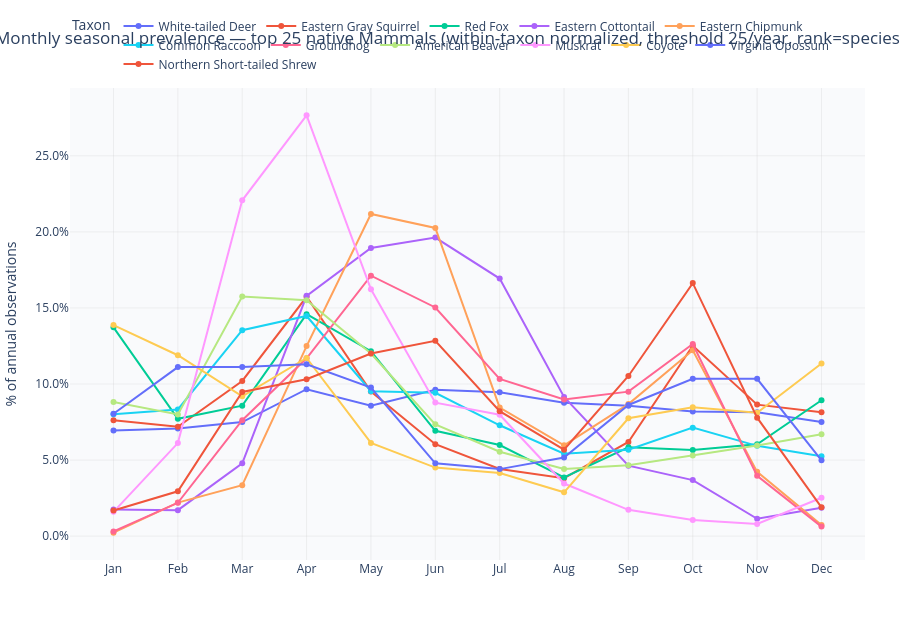

Source (notebook cell):
### Code cell
# -- Tier 3: Top species for selected subgroup --
# Select a single subgroup to drill into.
# Uses species_counts + year histogram + per-species monthly histograms.

selected_subgroup_keys = list(subgroup_selector.value)
if not selected_subgroup_keys:
    print('Tier 3 skipped: select one subgroup in the Subgroups widget to run species detail.')
else:
    if len(selected_subgroup_keys) > 1:
        print('Multiple subgroups selected; using the first selection for Tier 3 detail.')

    # Tier 3 fetches one subgroup at a time to minimize API load
    tier3_key = selected_subgroup_keys[0]
    tier3_entry = get_seasonal_taxon_by_key(tier3_key)

    top_taxa_df, monthly_taxa_df = fetch_top_seasonal_taxa(
        tier3_entry,
        PIEDMONT_PLACE_IDS,
        session=session,
        top_n=TOP_N,
        min_obs_per_year=MIN_OBS_PER_YEAR,
        tier3_rank=TIER3_RANK,
        native=True,
        cache_path=CACHE_PATH,
        cache_tag=CACHE_TAG,
        cache_max_age_days=CACHE_MAX_AGE_DAYS,
        refresh_cache=REFRESH_CACHE,
    )

    print(f"Tier 3 species detail for: {tier3_entry['title_label']}")
    if not top_taxa_df.empty:
        preview = top_taxa_df.copy()
        preview['taxon_name'] = preview['taxon_name'].fillna(preview['display_label']).fillna(preview['taxon_id'].apply(lambda x: f'Taxon {int(x)}'))
        preview['common_name'] = preview['common_name'].fillna('')
        preview['taxon_rank'] = preview['taxon_rank'].fillna('(rank unavailable)')
        preview = preview[
            ['common_name', 'taxon_name', 'taxon_rank', 'taxon_id', 'total_obs']
        ].sort_values('total_obs', ascending=False)
        print(f"  Retained {len(top_taxa_df)} taxa (threshold: {MIN_OBS_PER_YEAR}/year)")
        print(f"  Missing common names: {int(top_taxa_df['common_name'].isna().sum())}")
        print(f"  Missing taxon ranks: {int(top_taxa_df['taxon_rank'].isna().sum())}")
        print()
        print(preview.to_string(index=False))
    else:
        print('  No taxa met threshold.')

    # -- Tier 3 chart: monthly species prevalence (within-taxon normalized) --
    month_order = ['Jan', 'Feb', 'Mar', 'Apr', 'May', 'Jun',
                   'Jul', 'Aug', 'Sep', 'Oct', 'Nov', 'Dec']

    if monthly_taxa_df.empty:
        print(f"No species passed threshold for {tier3_entry['title_label']}.")
    else:
        plot_df = monthly_taxa_df.copy()
        plot_df['month_name'] = plot_df['month'].apply(lambda m: month_order[m - 1])
        plot_df['month_name'] = pd.Categorical(plot_df['month_name'], categories=month_order, ordered=True)
        plot_df['label'] = (
            plot_df['display_label']
            .fillna(plot_df['common_name'])
            .fillna(plot_df['taxon_name'])
            .fillna(plot_df['taxon_id'].apply(lambda x: f'Taxon {int(x)}'))
        )

        analysis_mode = tier3_entry.get('analysis_mode', 'seasonality')
        if analysis_mode == 'phenology':
            title_prefix = 'Monthly phenology prevalence'
        else:
            title_prefix = 'Monthly seasonal prevalence'

        fig = px.line(
            plot_df.sort_values('month'),
            x='month_name',
            y='fraction',
            color='label',
            markers=True,
            category_orders={'month_name': month_order},
            labels={
                'month_name': '',
                'fraction': '% of annual observations',
                'label': 'Taxon',
            },
        )

        title = (
            f"{title_prefix} — top {TOP_N} native {tier3_entry['title_label']} "
            f"(within-taxon normalized, threshold {MIN_OBS_PER_YEAR}/year, rank={TIER3_RANK})"
        )
        fig = apply_plot_style(fig, title_text=title, height=620)
        fig.update_yaxes(tickformat='.1%')
        fig.show()

print('\nRun on: '+dt.datetime.now().strftime('%Y-%m-%d %H:%M:%S'))

### Figure 1 — Plotly figure (JSON) as saved in the notebook; plotly's stock layout.template omitted (floating-point values rounded to 4 significant figures)
{"data": [{"hovertemplate": "Taxon=White-tailed Deer<br>=%{x}<br>% of annual observations=%{y}<extra></extra>", "legendgroup": "White-tailed Deer", "line": {"color": "#636efa", "dash": "solid"}, "marker": {"symbol": "circle"}, "mode": "lines+markers", "name": "White-tailed Deer", "orientation": "v", "showlegend": true, "type": "scatter", "x": ["Jan", "Feb", "Mar", "Apr", "May", "Jun", "Jul", "Aug", "Sep", "Oct", "Nov", "Dec"], "xaxis": "x", "y": [0.0694, 0.07069, 0.07498, 0.09658, 0.08566, 0.09625, 0.09456, 0.08776, 0.08566, 0.08194, 0.08145, 0.07506], "yaxis": "y"}, {"hovertemplate": "Taxon=Eastern Gray Squirrel<br>=%{x}<br>% of annual observations=%{y}<extra></extra>", "legendgroup": "Eastern Gray Squirrel", "line": {"color": "#EF553B", "dash": "solid"}, "marker": {"symbol": "circle"}, "mode": "lines+markers", "name": "Eastern Gray Squirrel", "orientation": "v", "showlegend": true, "type": "scatter", "x": ["Jan", "Feb", "Mar", "Apr", "May", "Jun", "Jul", "Aug", "Sep", "Oct", "Nov", "Dec"], "xaxis": "x", "y": [0.07612, 0.07186, 0.102, 0.1573, 0.09509, 0.06043, 0.04414, 0.03806, 0.06189, 0.1251, 0.08645, 0.08147], "yaxis": "y"}, {"hovertemplate": "Taxon=Red Fox<br>=%{x}<br>% of annual observations=%{y}<extra></extra>", "legendgroup": "Red Fox", "line": {"color": "#00cc96", "dash": "solid"}, "marker": {"symbol": "circle"}, "mode": "lines+markers", "name": "Red Fox", "orientation": "v", "showlegend": true, "type": "scatter", "x": ["Jan", "Feb", "Mar", "Apr", "May", "Jun", "Jul", "Aug", "Sep", "Oct", "Nov", "Dec"], "xaxis": "x", "y": [0.1373, 0.07714, 0.08577, 0.1459, 0.1215, 0.06927, 0.05988, 0.03857, 0.05836, 0.05658, 0.06039, 0.08932], "yaxis": "y"}, {"hovertemplate": "Taxon=Eastern Cottontail<br>=%{x}<br>% of annual observations=%{y}<extra></extra>", "legendgroup": "Eastern Cottontail", "line": {"color": "#ab63fa", "dash": "solid"}, "marker": {"symbol": "circle"}, "mode": "lines+markers", "name": "Eastern Cottontail", "orientation": "v", "showlegend": true, "type": "scatter", "x": ["Jan", "Feb", "Mar", "Apr", "May", "Jun", "Jul", "Aug", "Sep", "Oct", "Nov", "Dec"], "xaxis": "x", "y": [0.01746, 0.01708, 0.04784, 0.1579, 0.1894, 0.1963, 0.1693, 0.0915, 0.04632, 0.03683, 0.01139, 0.0186], "yaxis": "y"}, {"hovertemplate": "Taxon=Eastern Chipmunk<br>=%{x}<br>% of annual observations=%{y}<extra></extra>", "legendgroup": "Eastern Chipmunk", "line": {"color": "#FFA15A", "dash": "solid"}, "marker": {"symbol": "circle"}, "mode": "lines+markers", "name": "Eastern Chipmunk", "orientation": "v", "showlegend": true, "type": "scatter", "x": ["Jan", "Feb", "Mar", "Apr", "May", "Jun", "Jul", "Aug", "Sep", "Oct", "Nov", "Dec"], "xaxis": "x", "y": [0.002297, 0.02205, 0.03353, 0.1249, 0.2118, 0.2026, 0.08452, 0.05972, 0.08682, 0.1222, 0.04226, 0.00735], "yaxis": "y"}, {"hovertemplate": "Taxon=Common Raccoon<br>=%{x}<br>% of annual observations=%{y}<extra></extra>", "legendgroup": "Common Raccoon", "line": {"color": "#19d3f3", "dash": "solid"}, "marker": {"symbol": "circle"}, "mode": "lines+markers", "name": "Common Raccoon", "orientation": "v", "showlegend": true, "type": "scatter", "x": ["Jan", "Feb", "Mar", "Apr", "May", "Jun", "Jul", "Aug", "Sep", "Oct", "Nov", "Dec"], "xaxis": "x", "y": [0.08017, 0.08329, 0.1353, 0.1447, 0.09526, 0.09422, 0.07288, 0.05414, 0.05674, 0.07132, 0.05934, 0.05258], "yaxis": "y"}, {"hovertemplate": "Taxon=Groundhog<br>=%{x}<br>% of annual observations=%{y}<extra></extra>", "legendgroup": "Groundhog", "line": {"color": "#FF6692", "dash": "solid"}, "marker": {"symbol": "circle"}, "mode": "lines+markers", "name": "Groundhog", "orientation": "v", "showlegend": true, "type": "scatter", "x": ["Jan", "Feb", "Mar", "Apr", "May", "Jun", "Jul", "Aug", "Sep", "Oct", "Nov", "Dec"], "xaxis": "x", "y": [0.003132, 0.02192, 0.0762, 0.1169, 0.1712, 0.1503, 0.1033, 0.08977, 0.09499, 0.1263, 0.03967, 0.006263], "yaxis": "y"}, {"hovertemplate": "Taxon=American Beaver<br>=%{x}<br>% of annual observations=%{y}<extra></extra>", "legendgroup": "American Beaver", "line": {"color": "#B6E880", "dash": "solid"}, "marker": {"symbol": "circle"}, "mode": "lines+markers", "name": "American Beaver", "orientation": "v", "showlegend": true, "type": "scatter", "x": ["Jan", "Feb", "Mar", "Apr", "May", "Jun", "Jul", "Aug", "Sep", "Oct", "Nov", "Dec"], "xaxis": "x", "y": [0.08816, 0.08, 0.1576, 0.1551, 0.12, 0.07347, 0.05551, 0.04408, 0.04653, 0.05306, 0.05959, 0.06694], "yaxis": "y"}, {"hovertemplate": "Taxon=Muskrat<br>=%{x}<br>% of annual observations=%{y}<extra></extra>", "legendgroup": "Muskrat", "line": {"color": "#FF97FF", "dash": "solid"}, "marker": {"symbol": "circle"}, "mode": "lines+markers", "name": "Muskrat", "orientation": "v", "showlegend": true, "type": "scatter", "x": ["Jan", "Feb", "Mar", "Apr", "May", "Jun", "Jul", "Aug", "Sep", "Oct", "Nov", "Dec"], "xaxis": "x", "y": [0.01596, 0.06117, 0.2207, 0.2766, 0.1622, 0.08777, 0.07979, 0.03457, 0.01729, 0.01064, 0.007979, 0.02527], "yaxis": "y"}, {"hovertemplate": "Taxon=Coyote<br>=%{x}<br>% of annual observations=%{y}<extra></extra>", "legendgroup": "Coyote", "line": {"color": "#FECB52", "dash": "solid"}, "marker": {"symbol": "circle"}, "mode": "lines+markers", "name": "Coyote", "orientation": "v", "showlegend": true, "type": "scatter", "x": ["Jan", "Feb", "Mar", "Apr", "May", "Jun", "Jul", "Aug", "Sep", "Oct", "Nov", "Dec"], "xaxis": "x", "y": [0.1387, 0.1189, 0.09189, 0.1171, 0.06126, 0.04505, 0.04144, 0.02883, 0.07748, 0.08468, 0.08108, 0.1135], "yaxis": "y"}, {"hovertemplate": "Taxon=Virginia Opossum<br>=%{x}<br>% of annual observations=%{y}<extra></extra>", "legendgroup": "Virginia Opossum", "line": {"color": "#636efa", "dash": "solid"}, "marker": {"symbol": "circle"}, "mode": "lines+markers", "name": "Virginia Opossum", "orientation": "v", "showlegend": true, "type": "scatter", "x": ["Jan", "Feb", "Mar", "Apr", "May", "Jun", "Jul", "Aug", "Sep", "Oct", "Nov", "Dec"], "xaxis": "x", "y": [0.08046, 0.1111, 0.1111, 0.113, 0.0977, 0.04789, 0.04406, 0.05172, 0.08621, 0.1034, 0.1034, 0.04981], "yaxis": "y"}, {"hovertemplate": "Taxon=Northern Short-tailed Shrew<br>=%{x}<br>% of annual observations=%{y}<extra></extra>", "legendgroup": "Northern Short-tailed Shrew", "line": {"color": "#EF553B", "dash": "solid"}, "marker": {"symbol": "circle"}, "mode": "lines+markers", "name": "Northern Short-tailed Shrew", "orientation": "v", "showlegend": true, "type": "scatter", "x": ["Jan", "Feb", "Mar", "Apr", "May", "Jun", "Jul", "Aug", "Sep", "Oct", "Nov", "Dec"], "xaxis": "x", "y": [0.01684, 0.02947, 0.09474, 0.1032, 0.12, 0.1284, 0.08211, 0.05684, 0.1053, 0.1663, 0.07789, 0.01895], "yaxis": "y"}], "layout": {"font": {"size": 12}, "height": 620, "hovermode": "x unified", "legend": {"bgcolor": "rgba(255,255,255,0.85)", "orientation": "h", "title": {"text": "Taxon"}, "tracegroupgap": 0, "x": 0, "xanchor": "left", "y": 1.02, "yanchor": "bottom"}, "margin": {"b": 60, "l": 70, "r": 35, "t": 85}, "paper_bgcolor": "white", "plot_bgcolor": "rgba(246,248,251,0.65)", "title": {"text": "Monthly seasonal prevalence — top 25 native Mammals (within-taxon normalized, threshold 25/year, rank=species)", "x": 0.5, "xanchor": "center"}, "xaxis": {"anchor": "y", "categoryarray": ["Jan", "Feb", "Mar", "Apr", "May", "Jun", "Jul", "Aug", "Sep", "Oct", "Nov", "Dec"], "categoryorder": "array", "domain": [0, 1], "gridcolor": "rgba(200,200,200,0.25)", "showgrid": true, "title": {"text": ""}, "zeroline": false}, "yaxis": {"anchor": "x", "domain": [0, 1], "gridcolor": "rgba(200,200,200,0.25)", "showgrid": true, "tickformat": ".1%", "title": {"text": "% of annual observations"}, "zeroline": false}}}
